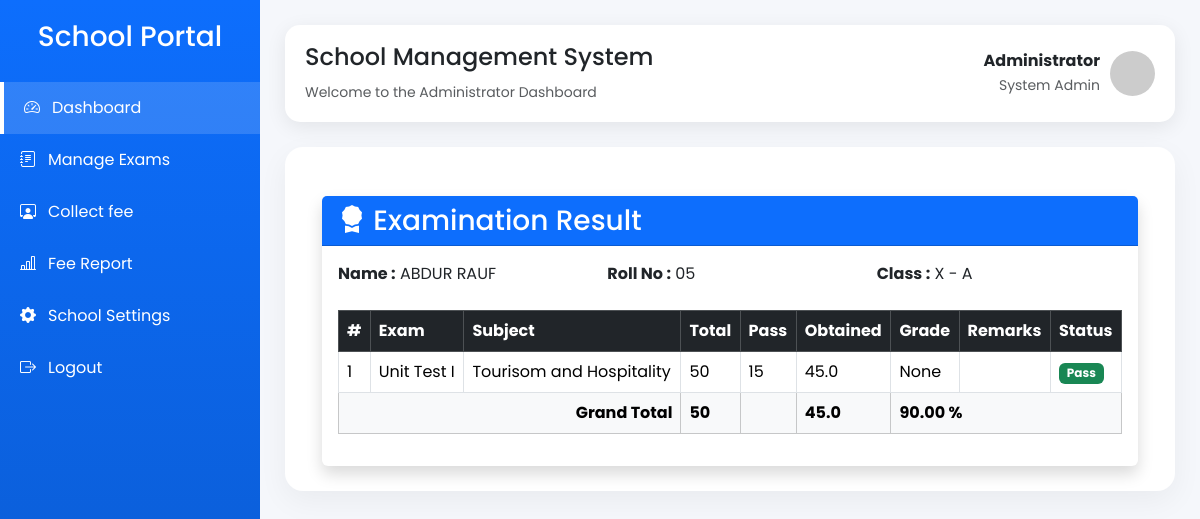
The app's page /student_result/1 (signed in) with its own data.
### application/model.py (models this page shows, shortened)
class User(db.Model, UserMixin):
    __tablename__ = "users"
    id = db.Column(db.Integer, primary_key=True)
    role = db.Column(db.String(20), nullable=False)       # Admin / Staff / Student
    name = db.Column(db.String(100), nullable=False)
    email = db.Column(db.String(100), unique=True, nullable=False)
    password = db.Column(db.String(255), nullable=False)
    is_active = db.Column(db.Boolean, default=True)
    created_at = db.Column(db.DateTime, default=datetime.utcnow)
    staff = db.relationship("Staff",back_populates="user",uselist=False,cascade="all, delete-orphan")
    student = db.relationship("Student",back_populates="user",uselist=False,cascade="all, delete-orphan")

class Student(db.Model):
    __tablename__ = "students"
    id = db.Column(db.Integer, primary_key=True)
    user_id = db.Column(db.Integer,db.ForeignKey("users.id"), unique=True, nullable=False )
    roll_no = db.Column(db.String(20), nullable=False)
    class_id = db.Column(db.Integer,db.ForeignKey("classes.id"),nullable=False)
    phone = db.Column(db.String(15))
    user = db.relationship("User", back_populates="student")
    marks = db.relationship("Mark",back_populates="student",cascade="all, delete-orphan")
    school_class = db.relationship("SchoolClass",back_populates="students")
    fee_collections = db.relationship("FeeCollection",back_populates="student",cascade="all, delete-orphan")
    __table_args__ = (
        db.UniqueConstraint(
            "roll_no",
            "class_id",
            name="unique_roll_per_section"
        ),
    )

class SchoolClass(db.Model):
    __tablename__ = "classes"
    id = db.Column(db.Integer, primary_key=True)
    name = db.Column(db.String(20), nullable=False)
    section = db.Column(db.String(10), nullable=False)
    students = db.relationship("Student",back_populates="school_class",cascade="all, delete-orphan")
    subjects = db.relationship("Subject",back_populates="school_class",cascade="all, delete-orphan" )
    fee_types = db.relationship("FeeType",back_populates="school_class",cascade="all, delete-orphan")
    __table_args__ = (
        db.UniqueConstraint(
            "name",
            "section",
            name="unique_class_section"
        ),
    )

class Mark(db.Model):
    __tablename__ = "marks"
    id = db.Column(db.Integer, primary_key=True)
    student_id = db.Column(db.Integer,db.ForeignKey("students.id"),nullable=False )
    exam_id = db.Column(db.Integer,db.ForeignKey("exams.id"), nullable=False )
    marks_obtained = db.Column(db.Float, nullable=False,default=0)
    grade = db.Column(db.String(5))
    remarks = db.Column(db.String(100))
    created_at = db.Column(db.DateTime, default=datetime.utcnow)
    student = db.relationship("Student", back_populates="marks")
    exam = db.relationship("Exam", back_populates="marks")
    __table_args__ = (
        db.UniqueConstraint(
            "student_id",
            "exam_id",
            name="unique_student_exam"
        ),
    )

class Exam(db.Model):
    __tablename__ = "exams"
    id = db.Column(db.Integer, primary_key=True)
    name = db.Column(db.String(100), nullable=False)
    subject_id = db.Column(db.Integer,  db.ForeignKey("subjects.id"),nullable=False )
    exam_date = db.Column(db.Date, nullable=False)
    total_marks = db.Column(db.Integer, nullable=False)
    pass_marks = db.Column(db.Integer, nullable=False)
    staff_id = db.Column(db.Integer,db.ForeignKey("staffs.id"),nullable=False)
    created_at = db.Column(db.DateTime, default=datetime.utcnow)
    subject = db.relationship("Subject", back_populates="exams")
    staff = db.relationship("Staff", back_populates="exams")
    marks = db.relationship("Mark",back_populates="exam",cascade="all, delete-orphan")
    fee_collections = db.relationship("FeeCollection", back_populates="exam",cascade="all, delete-orphan")

class Subject(db.Model):
    __tablename__ = "subjects"
    id = db.Column(db.Integer, primary_key=True)
    name = db.Column(db.String(50), nullable=False)
    class_id = db.Column(db.Integer,db.ForeignKey("classes.id"),nullable=False)
    school_class = db.relationship("SchoolClass",back_populates="subjects")
    exams = db.relationship("Exam", back_populates="subject",cascade="all, delete-orphan" )
    staff = db.relationship("Staff",back_populates="subject" , uselist = False )

### application/controler.py (the view)
@app.route("/student_result/<int:student_id>" , methods=['POST','GET'])
@login_required
def student_result(student_id):
    student = Student.query.get_or_404(student_id)
    marks = (
        Mark.query
        .filter_by(student_id=student.id)
        .join(Exam)
        .order_by(Exam.exam_date)
        .all()
    )
    return render_template(
        "admin/student_result.html",
        student=student,
        marks=marks
    )

### application/controler.py (called while the page is built)
@login_manager.user_loader
def load_user(user_id):
    return User.query.get(int(user_id))

### templates/admin/student_result.html (shortened to what this page needs)
{% extends "admin/admin_dashboard.html" %}
{% block content %}
<div class="container mt-4">
    <div class="card shadow border-0">
        <div class="card-header bg-primary text-white">
            <h3 class="mb-0">
                <i class="bi bi-award-fill"></i>
                Examination Result
            </h3>
        </div>
        <div class="card-body">
            <div class="row mb-4">
                <div class="col-md-4">
                    <strong>Name :</strong> {{ student.user.name }}
                </div>
                <div class="col-md-4">
                    <strong>Roll No :</strong> {{ student.roll_no }}
                </div>
                <div class="col-md-4">
                    <strong>Class :</strong>
                    {{ student.school_class.name }} - {{ student.school_class.section }}
                </div>
            </div>
            <div class="table-responsive">
                <table class="table table-bordered table-hover align-middle">
                    <thead class="table-dark">
                        <tr>
                            <th>#</th>
                            <th>Exam</th>
                            <th>Subject</th>
                            <th>Total</th>
                            <th>Pass</th>
                            <th>Obtained</th>
                            <th>Grade</th>
                            <th>Remarks</th>
                            <th>Status</th>
                        </tr>
                    </thead>
                    <tbody>
                        {% set total = namespace(value=0) %}
                        {% set obtained = namespace(value=0) %}
                        {% for mark in marks %}
                        {% set total.value = total.value + mark.exam.total_marks %}
                        {% set obtained.value = obtained.value + mark.marks_obtained %}
                        <tr>
                            <td>{{ loop.index }}</td>
                            <td>{{ mark.exam.name }}</td>
                            <td>{{ mark.exam.subject.name }}</td>
                            <td>{{ mark.exam.total_marks }}</td>
                            <td>{{ mark.exam.pass_marks }}</td>
                            <td>{{ mark.marks_obtained }}</td>
                            <td>{{ mark.grade }}</td>
                            <td>{{ mark.remarks }}</td>
                            <td>
                                {% if mark.marks_obtained >= mark.exam.pass_marks %}
                                    <span class="badge bg-success">
                                        Pass
                                    </span>
                                {% else %}
                                    <span class="badge bg-danger">
                                        Fail
                                    </span>
                                {% endif %}
                            </td>
                        </tr>
                        {% endfor %}
                    </tbody>
                    <tfoot class="table-light">
                        <tr>
                            <th colspan="3" class="text-end">
                                Grand Total
                            </th>
                            <th>{{ total.value }}</th>
                            <th></th>
                            <th>{{ obtained.value }}</th>
                            <th colspan="3">
                                {{ "%.2f"|format((obtained.value / total.value) * 100) if total.value > 0 else "0.00" }} %
                            </th>
                        </tr>
                    </tfoot>
                </table>
            </div>
        </div>
    </div>
</div>
{% endblock %}

### templates/admin/admin_dashboard.html (style rules this page uses)
* { margin: 0; padding: 0; box-sizing: border-box; font-family: 'Poppins', sans-serif; }
body { background: #f5f7fb; }

### records on screen
User: user.name "ABDUR RAUF"
Student: roll_no "05"
SchoolClass: school_class.name "X", school_class.section "A"
Mark: exam.name "Unit Test I", exam.subject.name "Tourisom and Hospitality", exam.total_marks "50", exam.pass_marks "15", marks_obtained "45.0", grade "None", shows "Pass"

### other values on screen
{{ total.value }} "50"
{{ obtained.value }} "45.0"
